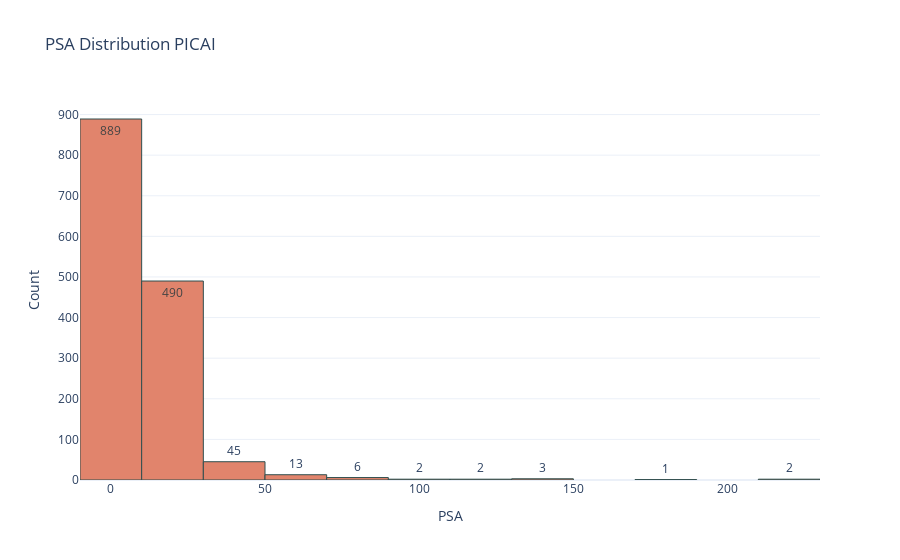

Notebook code for this chart:
### Code cell
plot_histogram_plotly(df, 'psa', 'PSA Distribution PICAI', 'PSA', 'Count', 20)

### Figure 1 — Plotly figure (JSON) as saved in the notebook; plotly's stock layout.template omitted (floating-point values rounded to 4 significant figures; data arrays with more than 128 entries replaced by an {"elided": "..."} marker saying what was removed)
{"data": [{"marker": {"color": "#e1846c", "line": {"color": "DarkSlateGrey", "width": 1}}, "nbinsx": 20, "textposition": "auto", "texttemplate": "%{y}", "type": "histogram", "x": {"elided": "1493 float values"}}], "layout": {"title": {"text": "PSA Distribution PICAI"}, "xaxis": {"title": {"text": "PSA"}}, "yaxis": {"automargin": true, "title": {"text": "Count"}}}}
